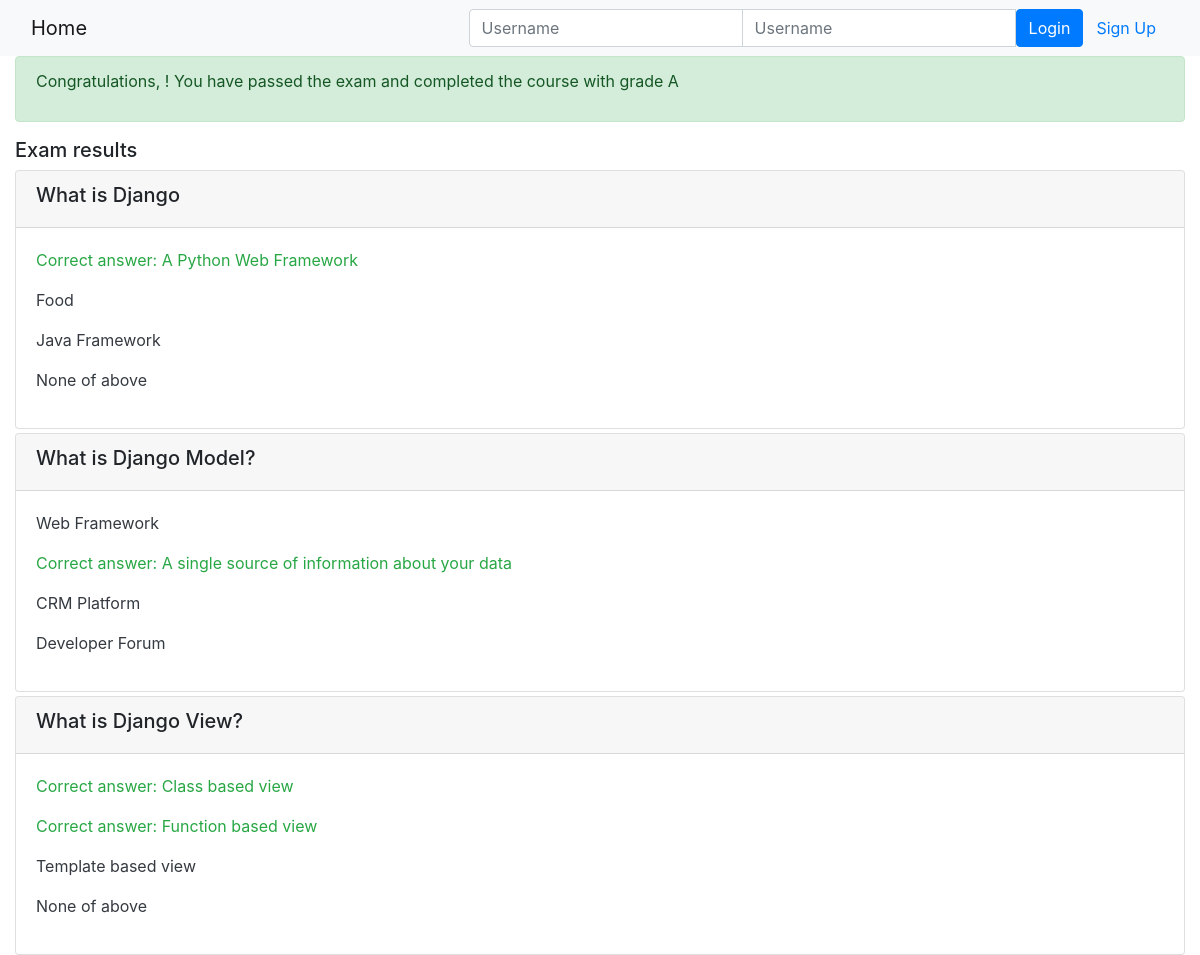
Page /onlinecourse/course/1/submission/1/result/ on the committed database.
### onlinecourse/models.py (models this page shows, shortened)
class Question(models.Model):
    question = models.CharField(max_length=200, default="your question")
    course = models.ForeignKey(Course, on_delete=models.CASCADE)
    content = models.TextField()
    GRADES = [
        ('A', 'A'),
        ('B', 'B'),
        ('C', 'C'),
        ('F', 'F'),
        ('NG', 'NG')
    ]
    grade = models.CharField(max_length=2, choices=GRADES, default='NG')

class Choice(models.Model):
    choice = models.CharField(max_length=200, default="your choice")
    content = models.TextField()
    is_correct = models.BooleanField(default=False)
    question = models.ForeignKey(Question, on_delete=models.CASCADE)

### onlinecourse/views.py (the view)
# urls.py: path('course/<int:course_id>/submission/<int:submission_id>/result/', views.show_exam_result, name="show_exam_result"),
def show_exam_result(request, course_id, submission_id):
    course = get_object_or_404(Course, pk=course_id)
    submission = get_object_or_404(Submission, pk=submission_id)
    selected_ids = [sc.id for sc in submission.chocies.all()]
    questions = Question.objects.filter(course=course)
    context = {}
    context['course'] = course
    context['selected_ids'] = selected_ids
    context['grade'] = 'A'
    return render(request, 'onlinecourse/exam_result_bootstrap.html', context)

### onlinecourse/templates/onlinecourse/exam_result_bootstrap.html (shortened to what this page needs)
<!DOCTYPE html>
<html lang="en">
<head>
    {% load static %}
    <link rel="stylesheet" href="https://maxcdn.bootstrapcdn.com/bootstrap/4.5.2/css/bootstrap.min.css">
</head>
<body>
    <nav class="navbar navbar-light bg-light">
        <div class="container-fluid">
            <div class="navbar-header">
                <a class="navbar-brand" href="{% url 'onlinecourse:index' %}">Home</a>
            </div>
            <ul class="nav navbar-nav navbar-right">
                {% if user.is_authenticated %}
                <li>
                    <a class="btn btn-link" href="#">{{ user.first_name }}({{ user.username }})</a>
                    <a class="btn btn-link" href="{% url 'onlinecourse:logout' %}">Logout</a>
                </li>
                {% else %}
                <li>
                    <form class="form-inline" action="{% url 'onlinecourse:login' %}" method="post">
                        <div class="input-group">
                            <input type="text" class="form-control" placeholder="Username" name="username" >
                            <input type="password" class="form-control" placeholder="Username" name="psw" >
                            <button class="btn btn-primary" type="submit">Login</button>
                            <a class="btn btn-link" href="{% url 'onlinecourse:registration' %}">Sign Up</a>
                        </div>
                    </form>
                </li>
                {% endif %}
            </ul>
        </div>
    </nav>
    <div class="container-fluid">
        {% if grade == "A" %}
            <div class="alert alert-success">
                <p>Congratulations, {{user.first_name}}! You have passed the exam and completed the course with grade {{grade}}
            </div>
        {% else %}
            <div class="alert alert-danger">
                <p>Failed Sorry, {{user.first_name}}! You have failed the exam with grade {{grade}}
            </div>
            <a class="btn btn-link text-danger" href="{% url 'onlinecourse:course_details' course.id %}">Re-test</a>
        {% endif %}
        <div class="card-columns-vertical mt-1">
            <h5 class="">Exam results</h5>
            <div class="card-columns-vertical">
                {% for question in course.question_set.all %}
                    <div class="card mt-1">
                        <div class="card-header"><h5>{{ question.content}}</h5></div>
                        <div class="card-body">
                                    {% for choice in question.choice_set.all %}
                                        {% if not choice.is_correct and choice.id in selected_ids %}
                                            <p class="text-danger">Incorrect answer: {{ choice.content }}</p>
                                        <!-- {% elif choice.is_correct and choice.id not in selected_ids and check != counter %}
                                            <p class="text-warning">Not selected: {{ choice.content }}</p> -->
                                        {% elif choice.is_correct %}
                                            <p class="text-success">Correct answer: {{ choice.content }}</p>
                                        {% else %}
                                            <p class="text-dark">{{ choice.content }}</p>
                                        {% endif %}
                                    {% endfor %}
                        </div>
                    </div>
                {% endfor %}
            </div>
        </div>
    </div>
</body>
</html>

### rows in the picture
Question: content "What is Django"
Choice: content "A Python Web Framework"
Choice: content "Food"
Choice: content "Java Framework"
Choice: content "None of above"
Question: content "What is Django Model?"
Choice: content "Web Framework"
Choice: content "A single source of information about your data"
Choice: content "CRM Platform"
Choice: content "Developer Forum"
Question: content "What is Django View?"
Choice: content "Class based view"
Choice: content "Function based view"
Choice: content "Template based view"
Choice: content "None of above"

### other values in the picture
{{ grade }} "A"
